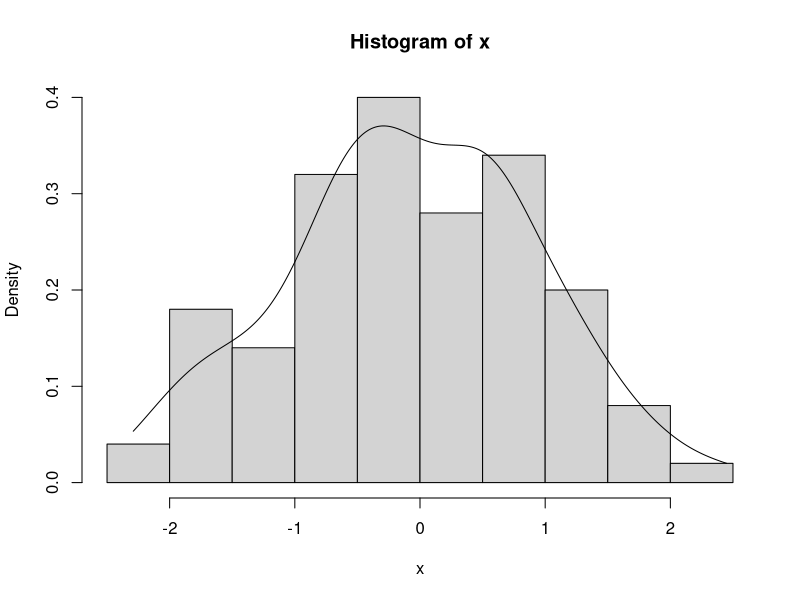
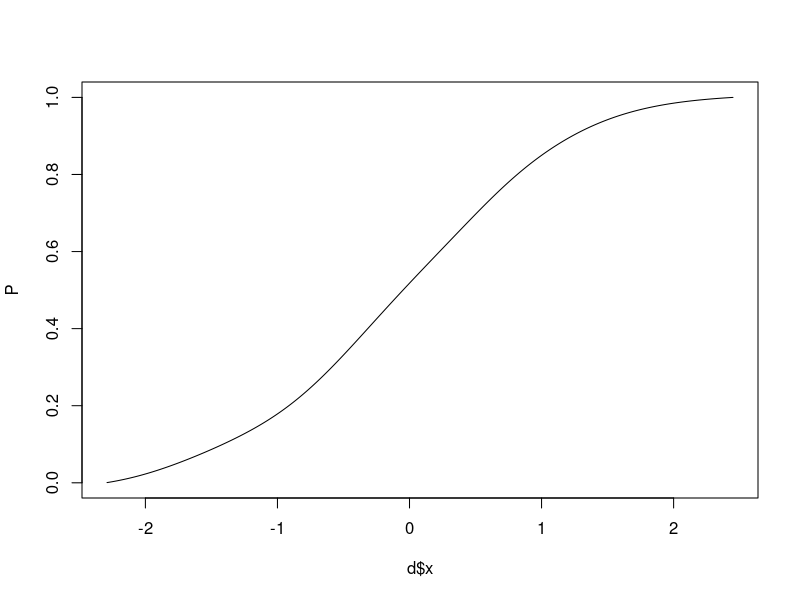
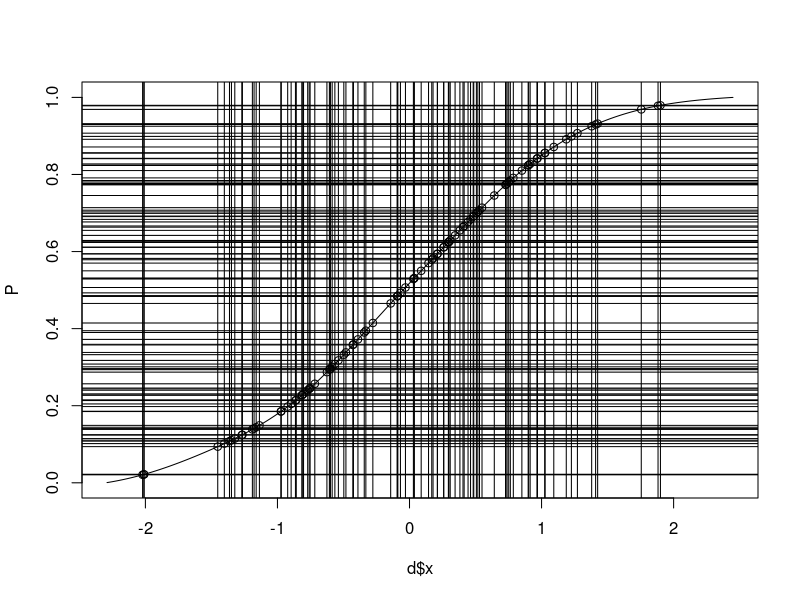
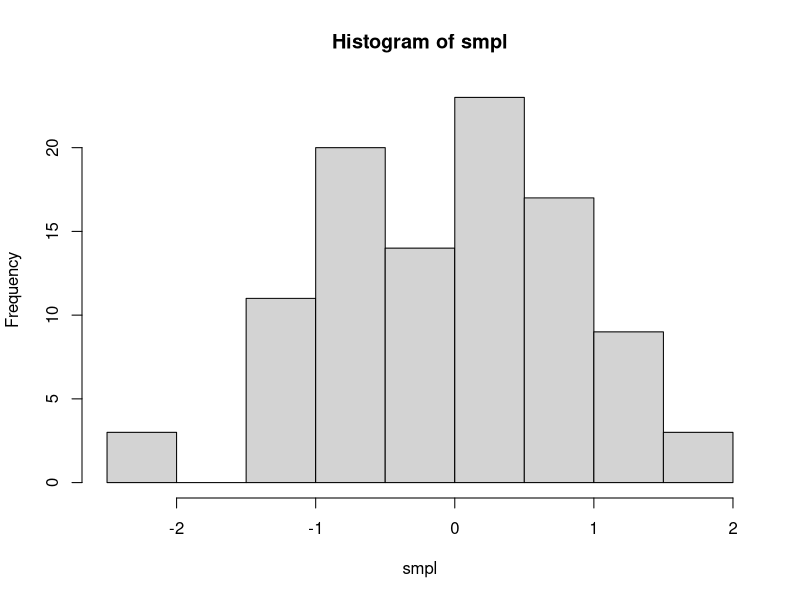
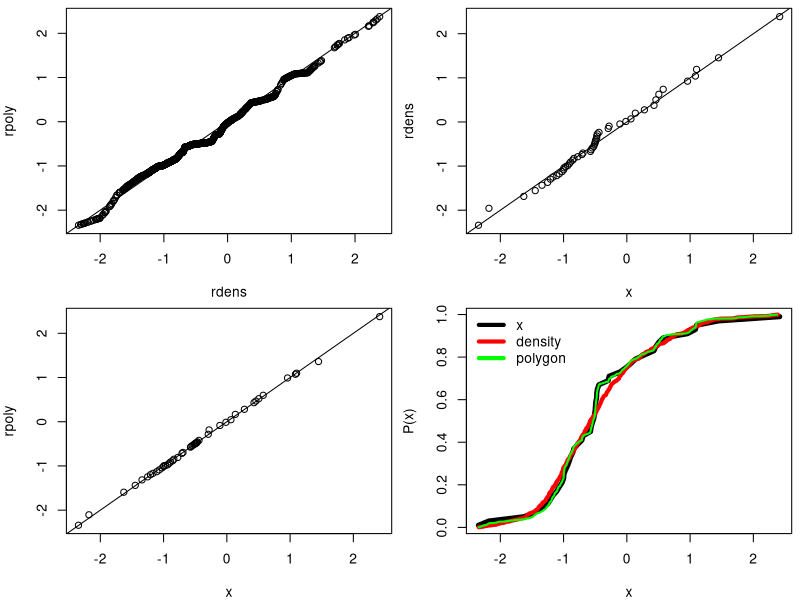
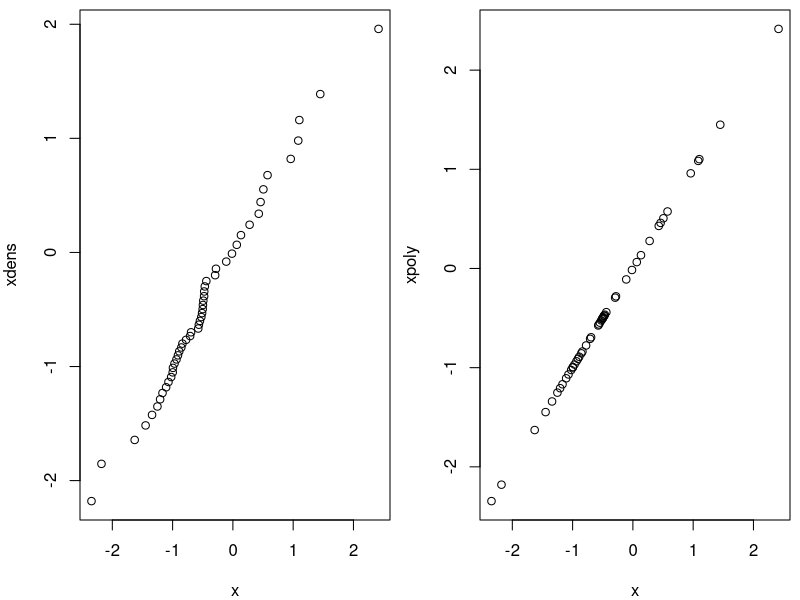
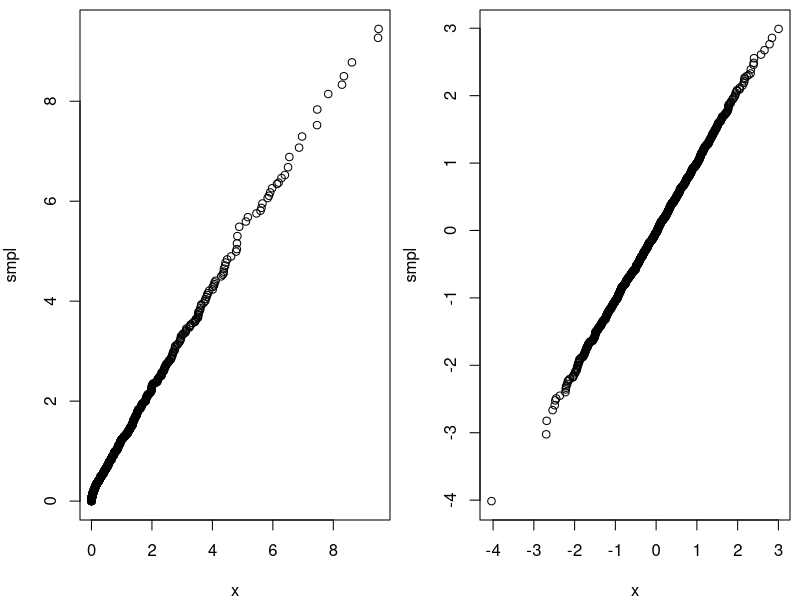

Generate these figures, in order, with R: (Note: this script raises an error after producing the figures.)
### R code from vignette source 'HowTo-random-CDF.Rnw'
### Encoding: CP1250

###################################################
### code chunk number 1: Author
###################################################
###############################################
##                                           ##
## (c) Andrej Blejec (andrej.blejec@nib.si)  ##
##                                           ##
###############################################


###################################################
### code chunk number 2: initialize
###################################################
options(width=70)
#library(Hmisc)
#library(xlsReadWrite)


###################################################
### code chunk number 3: HowTo-random-CDF.Rnw:70-75
###################################################
x <- rnorm(100)
hist(x,prob=TRUE)
d <- density(x,from=min(x),to=max(x))
lines(d)



###################################################
### code chunk number 4: HowTo-random-CDF.Rnw:78-82
###################################################
F <- cumsum(d$y)
P <- F/max(F)
plot(d$x,P,type="l")



###################################################
### code chunk number 5: HowTo-random-CDF.Rnw:85-93
###################################################
n <- 100
u <- runif(n)
plot(d$x,P,type="l")
abline(h=u)
xout <- approx(P,d$x,u)
points(xout$y,xout$x)
abline(v=xout$y)
smpl <- xout$y


###################################################
### code chunk number 6: HowTo-random-CDF.Rnw:96-97
###################################################
hist(smpl)


###################################################
### code chunk number 7: rcdf
###################################################
rcdf <- function(n=1,x=rnorm(100),from=min(x),to=max(x),density=TRUE){
# n number of generated numbers or a vector of quantile ranks
N <- length(x)
if(density) {
d <- density(x,from=from,to=to)
F <- cumsum(d$y)
P <- F/max(F)
P[1] <- 0
x <- d$x
}
else
{
# kvantilni rangi posameznih vrednosti s popravkom za zveznost: 
# [0.5, N-0.5]/N
P <- (rank(x)-0.5)/N
}
#
if(length(n)==1) {
u <- runif(n, min(P),max(P) )
} else {
u <- n
}
#
xout <- approx(P,x,u)$y
return(xout)
}


###################################################
### code chunk number 8: HowTo-random-CDF.Rnw:130-131
###################################################
P <- function(x) (rank(x)-0.5)/length(x)


###################################################
### code chunk number 9: HowTo-random-CDF.Rnw:134-135
###################################################
set.seed(1234)


###################################################
### code chunk number 10: HowTo-random-CDF.Rnw:140-163
###################################################
par(mfrow=c(2,2),mar=c(4,4,0.5,0.5))
seed <- 670 #round(runif(1,1,1000))
n <-1000
x <- rnorm(50)
set.seed(seed)
rdens <- rcdf(n,x,density=TRUE)
set.seed(seed)
rpoly <- rcdf(n,x,density=FALSE)
plot(rdens,rpoly)
abline(c(0,1))
qqplot(x,rdens)
abline(c(0,1))
qqplot(x,rpoly)
abline(c(0,1))
x <- sort(x)
rdens <- sort(rdens)
rpoly <- sort(rpoly)
plot(x,P(x),type="l",lwd=5)
lines(rdens,P(rdens),type="l",col="red",lwd=4)
#lines(x,P(x),type="p",lwd=5)
lines(rpoly,P(rpoly),type="l",col="green",lwd=2)
legend("topleft",legend=c("x","density","polygon"),col=c("black","red","green"),
lwd=4,bty="n")


###################################################
### code chunk number 11: HowTo-random-CDF.Rnw:166-172
###################################################
par(mfrow=c(1,2))
xdens <- rcdf(P(x),x,density=TRUE)
plot(x,xdens)
xpoly <- rcdf(P(x),x,density=FALSE)
plot(x,xpoly)



###################################################
### code chunk number 12: HowTo-random-CDF.Rnw:176-180
###################################################
n <- 10000
x <- rchisq(1000,1)
smpl <- rcdf(n,x)
qqplot(x,smpl)


###################################################
### code chunk number 13: HowTo-random-CDF.Rnw:183-187
###################################################
n <- 10000
x <- rnorm(1000)
smpl <- rcdf(n,x)
qqplot(x,smpl)


###################################################
### code chunk number 14: sessionInfo
###################################################
cat(win.version(),"\n")
toLatex(sessionInfo())
cat("Project path:\\verb'",dirname(getwd()),"'\n")


###################################################
### code chunk number 15: projectFiles
###################################################
mainFile <- commandArgs(trailingOnly = TRUE)
mainFile <- strsplit(mainFile,'.',fixed=TRUE)[[1]][1]
projectName <- rev((strsplit(dirname(getwd()), "/"))[[1]])[1]
cat('> projectName <-"',projectName,'"; ',sep="")
cat(' mainFile <-"',mainFile,'"',sep="")


###################################################
### code chunk number 16: vignette (eval = FALSE)
###################################################
## commandArgs()
## library(tkWidgets)
## # getrootpath <- function() {
## # fp <- (strsplit(getwd(), "/"))[[1]]
## # file <- file.path(paste(fp[-length(fp)], collapse = "/"))
## # return(file)
## # }
## # fileName <- function(name="bla",ext="PDF") paste(name,ext,sep=".")
##  openPDF(file.path(dirname(getwd()),"doc",paste(mainFile,"PDF",sep=".")))
##  viewVignette("viewVignette", projectName, file.path("../doc",paste(mainFile,"RNW",sep=".")))
## 


